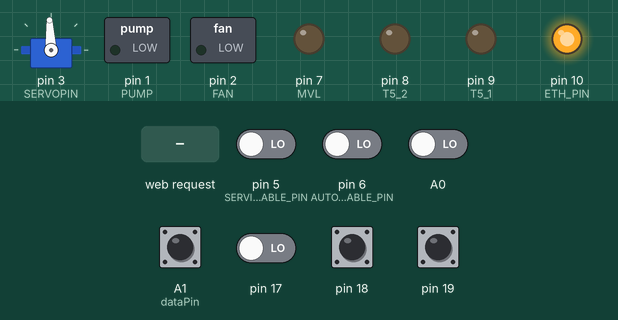
The sketch below on a simulated Arduino Uno, built with avr-gcc and run on an emulated ATmega328P. Parts: servo, switched loads named in the sketch (green lamp = pin HIGH), output pins drawn as LEDs (lit = HIGH). Wiring (inferred from the names in the program): DS1307 clock at I2C address 0x68; servo: signal pin 3. Inputs (shaded band) come from the test bench; at power-on: A1 (dataPin), pin 18, pin 19 HIGH, A0, pin 5 (SERVICE_ENABLE_PIN), pin 6 (AUTO_ENABLE_PIN), pin 17 LOW. WiFi joins after 1.5 s; servers stay silent unless stated; the local clock reads 2024-03-15 10:24:30 at power-on unless the sketch sets it; storage starts empty; servo pulses on a pin are drawn as a servo (544–2400 µs = 0–180°); pins used as bus, display or sensor lines are not drawn.

Above: at 0.8 s.
0.9 s: pin 5 (SERVICE_ENABLE_PIN) driven HIGH
At 3.2 s:
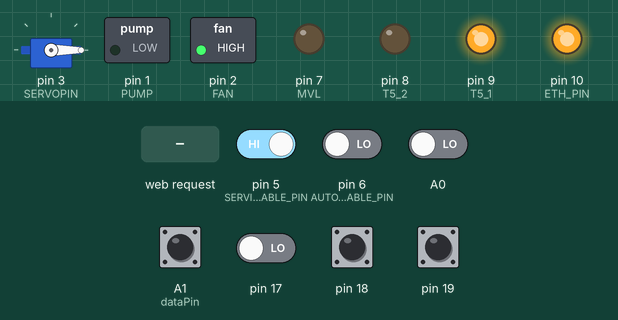
3.6 s: pin 6 (AUTO_ENABLE_PIN) driven HIGH
At 4.5 s:
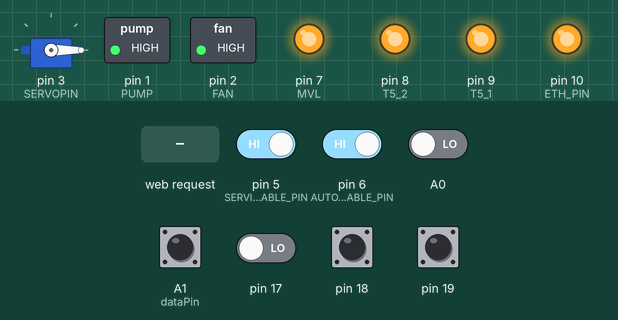
6.6 s: pin 5 (SERVICE_ENABLE_PIN) driven LOW and pin 6 (AUTO_ENABLE_PIN) driven LOW
At 8.4 s:
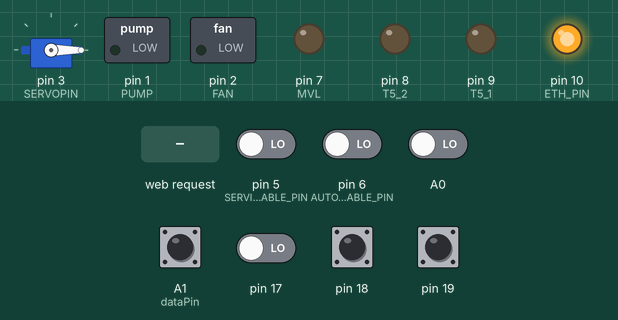
8.8 s: A0 driven HIGH
At 11.5 s:
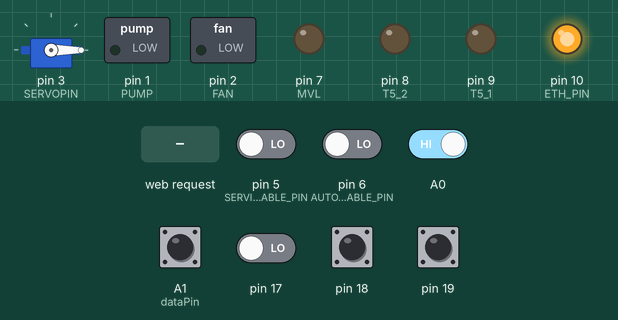
11.8 s: A1 (dataPin) pulled LOW for 1 s
At 13.6 s:
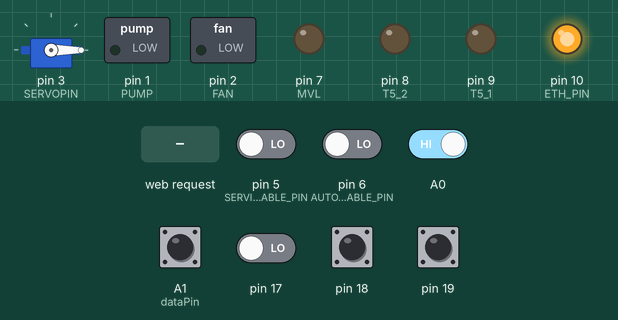
14.3 s: HTTP request GET /ajax received
Timing chart, 0 to 17.2 s (numbered marks = the images above; inputs shaded):
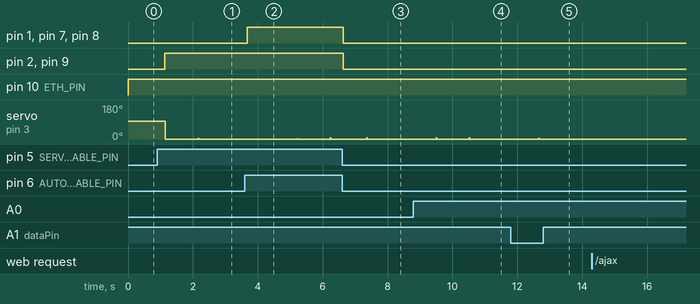

The sketch:

tegu_enclosure_control.ino
```cpp
/*

 Orlando Science Center - Automated Tegu Enclosure Control Program

 This controls all the things for the tegu enclosure and allows
 a webpage to make changes and provide feedback

 Author:    MKing - hybridsix

 Some code examples and much help was derived from the tutorial on
 http://startingelectronics.com , Written by W.A. Smith

 A big thanks to Darkmoonsinger for late night code reviews

 Lots of code snippits and ideas obtained through examples provided with libraries.

  Code uses init() and main() instead of setup() and loop() to save space.

 */

/*************************************************************************************************
 *                                         Libraries                                              *
 **************************************************************************************************/

//Libraries with "lite" in the name have been modified to remove unnecessary
//functions which consume space.
#include <Wire.h>              // I2C Library
#include <SPI.h>               // SPI Library
#include <Ethernet.h>          // Ethernet Library
#include <OneWireLite.h>           // One Wire Comms LIbrary
#include <DS1307RTC.h>         // DS1307 Real Time Clock Library
#include <TimeLite.h>              // TIme library to more easily work with time and dates
#include <SD.h>                // SD Card Library
#include <ServoLite.h>             // Servo Library
#include <sht1xaltLite.h>          // Library for SHT1x Sensor

/*************************************************************************************************
 *                                      SHT1x Settings                                            *
 **************************************************************************************************/

// SHT1x pin definitions
#define dataPin A1
#define clockPin A2
// This number can be set larger to slow down communication with the SHT1x, which may
// be necessary if the wires between the Arduino and the SHT1x are long.
#define clockPulseWidth 4
#define supplyVoltage sht1xalt::VOLTAGE_5V
#define temperatureUnits sht1xalt::UNITS_FAHRENHEIT
sht1xalt::Sensor sensor( dataPin, clockPin, clockPulseWidth, supplyVoltage, temperatureUnits );


/*************************************************************************************************
 *                                  Ethernet/HTTP Settings                                        *
 **************************************************************************************************/

// Size of buffer used to capture HTTP requests
#define REQ_BUF_SZ   40

// Mac address of the device.
byte mac[] = { 0x90, 0xA2, 0xDA, 0x0E, 0x40, 0x64, };
// Sets the manual IP address of the device
IPAddress ip(192,168,30,45);
//IPAddress gateway(192,168,30,1); // Out of ram. Can't enable this
//IPAddress subnet(255,255,255,0); // Out of ram. Can't enable this
// Create Server at port 80
EthernetServer server(80);
File webFile;
// Buffered HTTP request stored as null terminated string
char HTTP_req[REQ_BUF_SZ] = {0};
// Index into HTTP_req buffer
char req_index = 0;

/*************************************************************************************************
 *                                  Dallas 1 Wire Sensor Settings                                 *
 **************************************************************************************************/

//Data pin
#define ONE_WIRE_BUS A0
// Setup a oneWire instance to communicate with any OneWire devices
OneWire dSensor(ONE_WIRE_BUS);
//DallasTemperature dSensors(&oneWire);
//Device address: 28A327230500007F
const byte dSensorAddr [8] = {  0x28, 0xA3, 0x27, 0x23, 0x05, 0x00, 0x00, 0x7F };

/*************************************************************************************************
 *                                        Other Pin Defines                                       *
 **************************************************************************************************/

#define T5_1 9
#define T5_2 8
#define MVL 7
#define AUTO_ENABLE_PIN 6
#define SERVICE_ENABLE_PIN 5
#define SD_PIN 4
#define SERVOPIN 3
#define FAN 2
#define PUMP 1
#define ETH_PIN 10

/*************************************************************************************************
 *                                   Set Global Variables                                         *
 **************************************************************************************************/

#define OFF_STATE 0
#define ON_STATE 1
#define SERVICE_STATE 2

#define INDEX_FILENAME "index.htm"

#define DAMPERS_OPEN 0 //vent/cool
#define DAMPERS_CLOSED 90 //recirc

Servo damperServos;

//Typedef holding time elements
tmElements_t tm;
long lastReadingTime = 0;

float tempSHT1x;
float rhSHT1x;
float tempDallas1;

// Temp in degrees Farenheit
unsigned char targetTemp = 80;
// Number of degrees to drift over/under the setpoints
byte hysDrift = 2;
// Hysteresis on/off - allows function to operate
boolean hysActive = 0;

unsigned char dayStartTime = 8;
unsigned char nightStartTime = 17;
//Typed as a byte instead of boolean for XML exchange
byte isDayFlag;

boolean ventMode;
byte systemMode;

int main(void) {

  /*************************************************************************************************
   *                                              SETUP                                             *
   **************************************************************************************************/
  init();
  {

    //Set pin modes
    pinMode (T5_1, OUTPUT);
    pinMode (T5_2, OUTPUT);
    pinMode (MVL, OUTPUT);
    pinMode (PUMP, OUTPUT);
    pinMode (FAN, OUTPUT);
    pinMode (AUTO_ENABLE_PIN, INPUT);
    pinMode (SERVICE_ENABLE_PIN, INPUT);

    // Temporarily disable the ethernet chip to select the SD card
    pinMode(ETH_PIN, OUTPUT);
    digitalWrite(ETH_PIN, HIGH);
    // Initialize SD card
    SD.begin(SD_PIN);

    // Start Sensiron SHT1x Sensor(s)
    sensor.configureConnection();
    // Reset the SHT1x in case the arduino was reset during communication:
    sensor.softReset();

    // Initialize the Dallas OneWire Sensors
    dSensor.reset(); // Reset the OneWire Bus

    //Sets up servos to be controlled. One output going to three servos.
    damperServos.attach(SERVOPIN);

    // Starts ethernet and server
    //Initialize Ethernet device
    Ethernet.begin (mac, ip);
    //Start to listen for clients
    server.begin();

    //Initial state of the system defaults to off.
    offMode();
    delay(1000); // System delay before start. Gives things a chance to catch up
  }

  /*************************************************************************************************
   *                                              LOOP                                              *
   **************************************************************************************************/
  while (1) {
    delay (100);
    // Pull all the sensor data. No returns, all values plugged into global vars
    getSensorData();
    if (digitalRead(AUTO_ENABLE_PIN)){
      systemMode = ON_STATE;

      // Checks temp, opens/closes dampers as necessary
      tempRegulation();
      // Check day/night states, and do the appropriate on/offs of equipment
      if(isDay()){
        // Day mode power settings
        dayMode();
        isDayFlag = 1;
      } else {
        // Night mode power settings
        nightMode();
        isDayFlag = 0;
      }
    } else if (digitalRead(SERVICE_ENABLE_PIN)){
      systemMode = SERVICE_STATE;
      serviceMode();
    } else {
      systemMode = OFF_STATE;
      offMode();
    }

    // Listens for HTTP client requests
    listenForEthernetClients();
  }
}

/*************************************************************************************************
 *                                        Sensor Data Grab                                        *
 **************************************************************************************************/

// Check for a reading no more than once a second
void getSensorData() {
  if (millis() - lastReadingTime > 1000){
    // Get the temperatures from the dallas sensors.
    tempDallas1 = dallasSensorRead();
    sensor.measure(tempSHT1x, rhSHT1x);
    RTC.read(tm);
    lastReadingTime = millis();
    }
}

float dallasSensorRead(){
  // Read and convert all the yummy sensor data
  byte data[12];

    dSensor.reset();
    dSensor.select(dSensorAddr);
    dSensor.write(0xBE);         // Read Scratchpad

  for (byte i = 0; i < 9; i++) {           // we need 9 bytes
    data[i] = dSensor.read();
    }

   // Convert the data to actual temperature
 int16_t raw = (data[1] << 8) | data[0];
    if (data[7] == 0x10) {
      // "count remain" gives full 12 bit resolution
      raw = (raw & 0xFFF0) + 12 - data[6];
    }

  //Celciustemp = (float)raw / 16.0;
  //to get F we *1.8 + 32
    dSensor.reset();              // Next 3 lines set up temp read
    dSensor.select(dSensorAddr);
    dSensor.write(0x44);        // start conversion
  return(((float)raw / 16.0) *1.8 + 32);  // Returns the value as farenheit.
 }

/*************************************************************************************************
 *                                     Day/night mode check                                      *
 **************************************************************************************************/
boolean isDay() {
  return ((tm.Hour >= dayStartTime) && (tm.Hour < nightStartTime));
}

/*************************************************************************************************
 *                              Ethernet/HTTP Request Processing                                 *
 **************************************************************************************************/

void listenForEthernetClients() {
  //Determine if the server has an available client connection
  EthernetClient client = server.available();

  // got client?
  if (client) {
    boolean currentLineIsBlank = true;
    while (client.connected()) {
      // Client has data available to read
      if (client.available()) {
        // Read 1 byte (character) from client
        char c = client.read();
        // Buffer first part of HTTP request in HTTP_req array (string)
        // Leave last element  (REQ_BUF_SZ - 1) in array as \0 to null-terminate string
        if (req_index < (REQ_BUF_SZ - 1)) {
          // Save HTTP request character
          HTTP_req[req_index] = c;
          req_index++;
        }

        // Last line of client request is blank and ends with \n
        // Respond to client only after last line received
        if ('\n' == c && currentLineIsBlank) {
          // Send a standard http response header
          client.println("HTTP/1.1 200 OK");

          // Remainder of header follows below,
          // whose content depends on if HTML or XML page is requested.

          // Ajax request - send XML file
          if (strstr(HTTP_req, "ajax")) {
            // Send rest of HTTP header
            client.println("Content-Type: text/xml");
            client.println("Connection: keep-alive");
            client.println();

            if (strstr(HTTP_req, "?")){
              setEnviroControls();
            }

            // Send XML file containing input states
            XML_response(client);

          } else {
            // Send rest of HTTP header
            client.println("Content-Type: text/html");
            client.println("Connection: keep-alive");
            client.println();

            if (strstr(HTTP_req, "?")){
              setEnviroControls();
              }

            // Send HTML

            // Open web page file
            webFile = SD.open(INDEX_FILENAME);
            // Check if the file has been opened
            if (webFile) {
              while(webFile.available()) {
                // Send HTML to client
                client.write(webFile.read());
              }
              webFile.close();
            }
          }

          // Reset buffer index and all buffer elements to 0
          req_index = 0;
          //Set the string's memory to all 0s for length REQ_BUF_SZ
          memset(HTTP_req, '0', REQ_BUF_SZ);
          break;
        }

        // Every line of text received from the client ends with \r\n
        if ('\n' == c) {
          // last character on line of received text
          // starting new line with next character read
          currentLineIsBlank = true;
        } else if ('\r' != c) {
          // a text character was received from client
          currentLineIsBlank = false;
        }
      } // end if (client.available())
    } // end while (client.connected())

    // Give the web browser time to receive the data
    delay(1);
    // Close the connection
    client.stop();
  } // end if (client)
}
/*************************************************************************************************
 *                                      XML Response Generator                                   *
 *************************************************************************************************/

// Send the XML file with switch statuses and analog value
void XML_response(EthernetClient cl)
{
  cl.print("<?xml version = \"1.0\" ?>\n<data>\n<sen>");
  cl.print(tempDallas1);
  cl.print("</sen>\n<sen>");

  cl.print(tempSHT1x);
  cl.print("</sen>\n<sen>");

  cl.print(rhSHT1x);
  cl.print("</sen>\n<m>");

  cl.print(systemMode);
  cl.print("</m>\n<m>");

  cl.print(isDayFlag);
  cl.print("</m>\n<t>");

  cl.print(tm.Hour);
  cl.print(":");
  cl.print(tm.Minute);
  cl.print("</t>\n<o>");

  cl.print(digitalRead(T5_1));
  cl.print("</o>\n<o>");

  cl.print(digitalRead(T5_2));
  cl.print("</o>\n<o>");

  cl.print(digitalRead(MVL));
  cl.print("</o>\n<o>");

  cl.print(digitalRead(FAN));
  cl.print("</o>\n<o>");

  cl.print(digitalRead(PUMP));
  cl.print("</o>\n</data>");
}

  // This section parses and pulls the numbers from the web page form submission GET request.
void setEnviroControls()
{
  //Thanks to Darkmoonsinger for the hard work on this; it's amazing code.
  unsigned char index;
  crudeParse(HTTP_req, &dayStartTime, &index);
  strncpy(HTTP_req, &HTTP_req[index], sizeof(HTTP_req)-1);
  crudeParse(HTTP_req, &nightStartTime, &index);
  strncpy(HTTP_req, &HTTP_req[index], sizeof(HTTP_req)-1);
  crudeParse(HTTP_req, &targetTemp, &index);
}

/*************************************************************************************************
 *                                         Mode Definitions                                       *
 **************************************************************************************************/

// This will set what is on/off in day mode.
void dayMode(){
  // T5 lights on
  digitalWrite(T5_1, HIGH);
  digitalWrite(T5_2, HIGH);

  // Waterfall On
  digitalWrite(PUMP, HIGH);

  // Fan On
  digitalWrite(FAN, HIGH);

  // Heat lamps on / controlled
  digitalWrite(MVL, HIGH);
}

// This will set what is on/off in night mode.
void nightMode(){
  // T5 Lights off
  digitalWrite(T5_1, LOW);
  digitalWrite(T5_2, LOW);

  // Waterfall off
  digitalWrite(PUMP, LOW);

  // Fan on
  digitalWrite(FAN, LOW);

  // Heat Lamps off
  digitalWrite(MVL, LOW);
}

// This will set what is on/off in service mode.
void serviceMode(){
  // T5 Lights at half power
  digitalWrite(T5_1, HIGH);
  digitalWrite(T5_2, LOW);

  // Waterfall Off
  digitalWrite(PUMP, LOW);

  // Fan on
  digitalWrite(FAN, HIGH);

  // Damper servos open
  damperServos.write(DAMPERS_OPEN);

  // Heat lamps off
  digitalWrite(MVL, LOW);
}

// This will set what is on/off in OFF mode.
void offMode(){
  // T5 Lights at half power
  digitalWrite(T5_1, LOW);
  digitalWrite(T5_2, LOW);

  // Mercury vapor lights off
  digitalWrite(MVL, LOW);

  // Waterfall Off
  digitalWrite(PUMP, LOW);

  // Fan on
  digitalWrite(FAN, LOW);
}

void tempRegulation(){
  boolean cooling = false;

  // If the temperature from the SHT1x sensor is greater than
  // the target temperature plus the hysteresis drift,
  // and if hystereis is off, set cooling and indicate that
  // we're in a hysteresis condition, to avoid toggling
  // the dampers on/off too fast. Open the dampers for fresh air.
  if ((tempSHT1x > targetTemp + hysDrift) && (!hysActive)){
    ventMode = true;
    hysActive = true;
    damperServos.write(DAMPERS_OPEN);
  }

  // Otherwise, indicate we're out of hysteresis condition
  // and set vars appropriately.
  if ((tempSHT1x < targetTemp - hysDrift) && (hysActive)){
    ventMode = false;
    hysActive = false;
    damperServos.write(DAMPERS_CLOSED);
  }

  return;
}

/*
 * Crude parsing function to scan a given char[] string for the first
 * number found after the first '='. Stops at following '&', ' ', or null.
 *
 * Parameters: str[] - string to parse; ret - blank unsigned char * to
 * hold found number; index - blank char * to hold index of next '&'
 * Returns: void
 *
 * CAUTION: This code is BRITTLE. It does not handle strings longer
 * than 255 characters nor can it parse numbers greater than 255 digits.
 * This is done for efficiency, given the ranges of numbers for the expected
 * use- day and night are 0-23, temp is < 212, humidity is < 101.
 */
void crudeParse(char str[], unsigned char * ret, unsigned char * index) {

  unsigned char i = 0;
  unsigned char num = 0;
  while (str[i]) {
    //The expected parse string is in the format
    //"GET /?dayStart=8&nightStart=15&targetTemp=85 HTTP/1.10L"
    //So read to the first '=', then grab everything after until
    //we get to a '&'. Subtract the value of '0', which gives us
    //the actual number from the ascii value (as each successive number
    //is offset from '0' by its own value). Add that value to the
    //previous value multiplied by 10 (to shift the previous leftwards
    //value a tens place. Repeat until fin.
    if ('=' == str[i]) {
      num = num*10 + (str[++i] - '0');
      i++;

      while (!('\0' == str[i] || '&' == str[i] || ' ' == str[i])) {
        num = num*10 + (str[i]-'0');
        i++;
      }
      *index = i;

      break;
    }
    i++;
  }

  *ret = num;
}
```

Measured:
- after the input at 0.9 s, pin 2 (FAN), pin 9 (T5_1): LOW → HIGH after 0.24 s
- after the input at 3.6 s, pin 1 (PUMP), pin 7 (MVL), pin 8 (T5_2): LOW → HIGH after 0.08 s
- after the input at 6.6 s, pin 1 (PUMP), pin 2 (FAN), pin 7 (MVL), pin 8 (T5_2), pin 9 (T5_1): HIGH → LOW at once
- after the input at 8.8 s, servo on pin 3 (SERVOPIN): alternates 6° for 0.02 s and 0° for 1.0 s, starting after 0.70 s
- after the input at 11.8 s, servo on pin 3 (SERVOPIN): goes on until 12.7 s, then stays 0°
